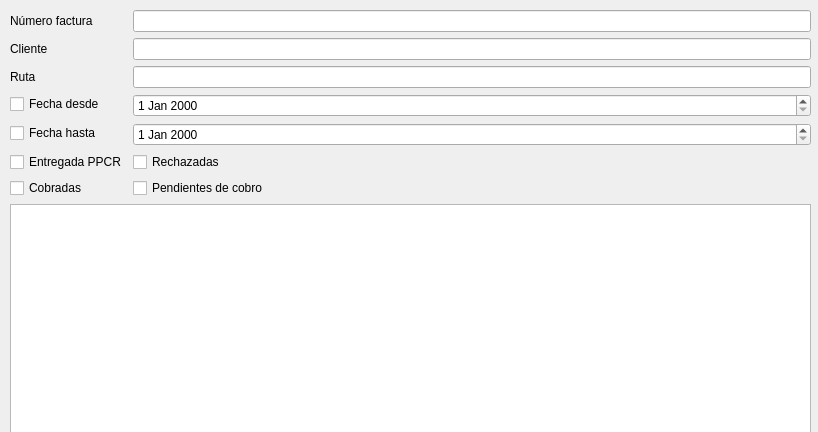
<?xml version="1.0" encoding="UTF-8"?>
<ui version="4.0">
 <class>FormImpresionFacturas</class>
 <widget class="QWidget" name="FormImpresionFacturas">
  <property name="geometry">
   <rect>
    <x>0</x>
    <y>0</y>
    <width>818</width>
    <height>432</height>
   </rect>
  </property>
  <property name="windowTitle">
   <string>Imprimir Facturas</string>
  </property>
  <widget class="QWidget" name="formLayoutWidget">
   <property name="geometry">
    <rect>
     <x>10</x>
     <y>10</y>
     <width>801</width>
     <height>741</height>
    </rect>
   </property>
   <layout class="QFormLayout" name="formLayout">
    <item row="0" column="0">
     <widget class="QLabel" name="label">
      <property name="text">
       <string>Número factura</string>
      </property>
     </widget>
    </item>
    <item row="0" column="1">
     <widget class="QLineEdit" name="numeroFacturaInput"/>
    </item>
    <item row="1" column="0">
     <widget class="QLabel" name="label_2">
      <property name="text">
       <string>Cliente</string>
      </property>
     </widget>
    </item>
    <item row="1" column="1">
     <widget class="QLineEdit" name="clienteInput"/>
    </item>
    <item row="2" column="0">
     <widget class="QLabel" name="label_3">
      <property name="text">
       <string>Ruta</string>
      </property>
     </widget>
    </item>
    <item row="2" column="1">
     <widget class="QLineEdit" name="rutaInput"/>
    </item>
    <item row="3" column="0">
     <widget class="QCheckBox" name="usarFechaDesdeCheck">
      <property name="text">
       <string>Fecha desde</string>
      </property>
     </widget>
    </item>
    <item row="3" column="1">
     <widget class="QDateEdit" name="fechaDesdeInput"/>
    </item>
    <item row="4" column="0">
     <widget class="QCheckBox" name="usarFechaHastaCheck">
      <property name="text">
       <string>Fecha hasta</string>
      </property>
     </widget>
    </item>
    <item row="4" column="1">
     <widget class="QDateEdit" name="fechaHastaInput"/>
    </item>
    <item row="5" column="0">
     <widget class="QCheckBox" name="soloEntregadasCheck">
      <property name="text">
       <string>Entregada PPCR</string>
      </property>
     </widget>
    </item>
    <item row="5" column="1">
     <widget class="QCheckBox" name="soloRechazadasCheck">
      <property name="text">
       <string>Rechazadas</string>
      </property>
     </widget>
    </item>
    <item row="6" column="0">
     <widget class="QCheckBox" name="soloCobradasCheck">
      <property name="text">
       <string>Cobradas</string>
      </property>
     </widget>
    </item>
    <item row="6" column="1">
     <widget class="QCheckBox" name="soloPendientesCheck">
      <property name="text">
       <string>Pendientes de cobro</string>
      </property>
     </widget>
    </item>
    <item row="7" column="0" colspan="2">
     <widget class="QTableWidget" name="tablaResultados"/>
    </item>
    <item row="8" column="0" colspan="2">
     <widget class="QPushButton" name="imprimirButton">
      <property name="text">
       <string>Imprimir facturas filtradas</string>
      </property>
     </widget>
    </item>
   </layout>
  </widget>
 </widget>
 <resources/>
 <connections/>
</ui>
